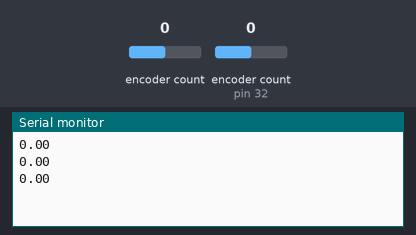
A sketch run on a simulated Arduino Mega 2560, built with avr-gcc and run on an emulated ATmega2560. On the bench: the last lines printed to the serial monitor. The test bench sets the inputs (shaded band); at power-on: encoder count 0, encoder count (sensor on pin 32) 0.

Above: at 1.2 s.
1.3 s: encoder count (sensor 0) set to 1
At 1.8 s:
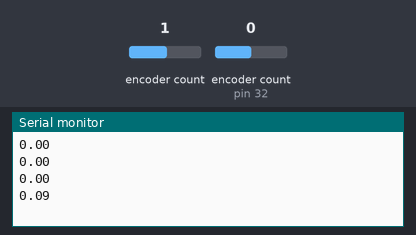
2.8 s: encoder count (sensor 0) set to 2
At 3.4 s:
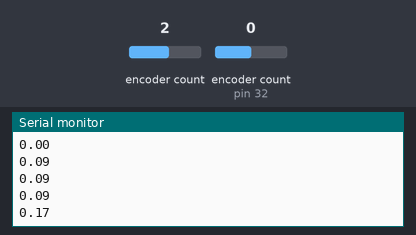
Timing chart, 0 to 5.8 s (numbered marks = the images above; inputs shaded):
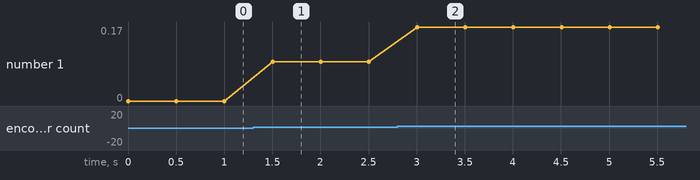

The sketch:

Motor_Encoder.ino
```cpp
#include <Encoder.h>

#define ENC4 1778 //rpm for400mm
#define ENC3 1856 //rpm for 400mm

Encoder myEnc4(32, 31);
Encoder myEnc3(0,1);

void setup() {
  Serial.begin(9600);
}

void loop() {
    float translate_4 = myEnc4.read() * 40;
    translate_4 = translate_4/ENC4;
    float translate_3 = myEnc3.read() * 40;
    translate_3 = translate_3/ENC3;
    //Serial.print("Motor 4: ");
    //Serial.print(translate_4);
    //Serial.print(" Motor 3: ");
    Serial.print(translate_3);
    Serial.println();
    delay(500);

}
```

Measured:
- after the input at 1.3 s, the serial monitor: prints a new line after 0.20 s (image 1)
- after the input at 2.8 s, the serial monitor: prints a new line after 0.20 s (image 2)
- plotted number 1: 0 → 0.09 after the input at 1.3 s, 0.09 → 0.17 after the input at 2.8 s
